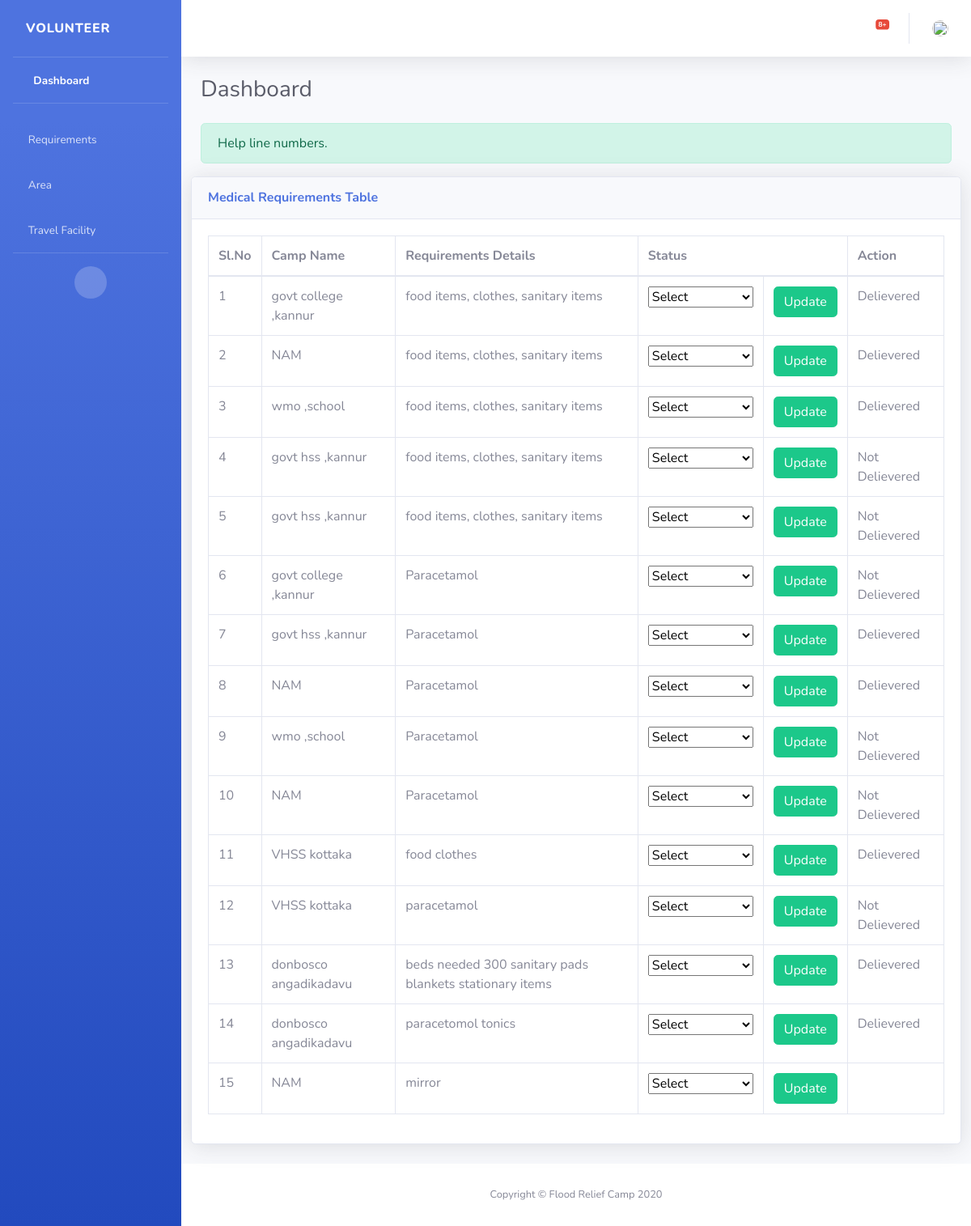
/volunteer_update_req_status, run on the app's committed database.
### app1/models.py (models this page shows)
class requirement_table(models.Model):
    camp_name=models.CharField(max_length=250)
    requirements_details=models.CharField(max_length=1000)
    requirement_type=models.CharField(max_length=250)
    status=models.CharField(max_length=250)

### app1/views.py (the view)
# urls.py: path('volunteer_update_req_status',views.update_req_status,name='req_update_status'),
def update_req_status(request):
    obj=requirement_table.objects.all()
    req_id=request.POST.get("id")
    obj1=requirement_table.objects.filter(status='').order_by('-id')
    obj2=camp_details.objects.all().order_by('-id')
    count=0
    for x in obj1:
        count=count+1
    for y in obj2:
        count=count+1
    try:
        update_obj=requirement_table.objects.get(id=req_id)
    except requirement_table.DoesNotExist:
        update_obj=None
    if request.method == 'POST':
       status_update=request.POST.get("update")
       update_obj.status=status_update
       update_obj.save()
    return render(request,'volunteer_view_requirement_updates.html',{'requirements':obj,'camp':obj2,'requirement':obj1,'count':count})

### app1/templates/volunteer_view_requirement_updates.html (shortened to what this page needs)
<!DOCTYPE html>
<html lang="en">
{% load static %}
<head>
    <link href="{% static "vendor/fontawesome-free/css/all.min.css"%}"" rel="stylesheet" type="text/css">
    <link href="{% static "css/sb-admin-2.min.css"%}"" rel="stylesheet">
</head>
<body id="page-top">
    <div id="wrapper">
        <ul class="navbar-nav bg-gradient-primary sidebar sidebar-dark accordion " id="accordionSidebar">
            <a class="sidebar-brand d-flex align-items-center justify-left" href="{% url 'volunteer_dashboard' %}">
                <div class="sidebar-brand-text mx-3">Volunteer </div>
            </a>
            <hr class="sidebar-divider my-0">
            <li class="nav-item active">
                <a class="nav-link" href="{% url 'volunteer_dashboard' %}">
                    <i class="fas fa-fw fa-tachometer-alt"></i>
                    <span>Dashboard</span></a>
            </li>
            <hr class="sidebar-divider">
            <li class="nav-item">
                <a class="nav-link collapsed" href="#" data-toggle="collapse" data-target="#collapseUtilities1"
                    aria-expanded="true" aria-controls="collapseUtilities1">
                    <i class="fas fa-truck"></i>
                    <span>Requirements</span>
                </a>
            </li>
            <li class="nav-item">
                <a class="nav-link collapsed" href="#" data-toggle="collapse" data-target="#collapseUtilities3"
                    aria-expanded="true" aria-controls="collapseUtilities3" >
                    <i class="fas fa-map-marker-alt"></i>
                    <span>Area</span>
                </a>
            </li>
            <li class="nav-item">
                <a class="nav-link collapsed" href="#" data-toggle="collapse" data-target="#collapseUtilities2"
                    aria-expanded="true" aria-controls="collapseUtilities2" >
                    <i class="fas fa-car-side"></i>
                    <span>Travel Facility</span>
                </a>
            </li>
            <hr class="sidebar-divider d-none d-md-block">
            <div class="text-center d-none d-md-inline">
                <button class="rounded-circle border-0" id="sidebarToggle"></button>
            </div>
        </ul>
        <div id="content-wrapper" class="d-flex flex-column">
            <div id="content">
                <nav class="navbar navbar-expand navbar-light bg-white topbar mb-4 static-top shadow">
                    <ul class="navbar-nav ml-auto">
                        <li class="nav-item dropdown no-arrow mx-1">
                            <a class="nav-link dropdown-toggle" href="#" id="alertsDropdown" role="button"
                                data-toggle="dropdown" aria-haspopup="true" aria-expanded="false">
                                <i class="fas fa-bell fa-fw"></i>
                                <span class="badge badge-danger badge-counter">{{count}}+</span>
                            </a>
                        </li>
                        <li class="nav-item dropdown no-arrow">
                            <a class="nav-link dropdown-toggle" href="#" id="userDropdown" role="button"
                                data-toggle="dropdown" aria-haspopup="true" aria-expanded="false">
                                <img class="img-profile rounded-circle"
                                    src="{% static "images/profileicon.png"%}"" style="width: 20px; height:20px;">
                            </a>
                        </li>
                    </ul>
                </nav>
                <div class="container-fluid">
                    <div class="d-sm-flex align-items-center justify-content-between mb-4">
                        <h1 class="h3 mb-0 text-gray-800">Dashboard</h1>
                    </div>
                    <div class="alert alert-success" role="alert">
                        Help line numbers.
                      </div>
                    <div class="row">
                        <div class="card shadow mb-4">
                            <div class="card-header py-3">
                                <h6 class="m-0 font-weight-bold text-primary"> Medical Requirements Table</h6>
                            </div>
                            <div class="card-body">
                                <div class="table-responsive">
                                    <table class="table table-bordered" id="dataTable" width="100%" cellspacing="0">
                                        <thead>
                                            <tr>
                                                <th>Sl.No</th>
                                                <th>Camp Name</th>
                                                <th>Requirements Details</th>
                                                <th colspan="2">Status</th>
                                                <th >Action </th>
                                            </tr>
                                        </thead>
                                        <tbody>
                                            {% for x in requirements %}
                                            <tr>
                                                <td>{{forloop.counter|add:0}}</td>
                                                <td>{{x.camp_name}}</td>
                                                <td>{{x.requirements_details}}</td>
                                                <form action="" method="POST">
                                                <td><select name="update" id="">
                                                    <option > Select </option>
                                                </select>
                                                </td>
                                                <td><button type="submit"  class="btn btn-success" name="id" value="{{x.id}}">Update</button> </td>
                                            </form>
                                                <td>{{x.status}}</td>
                                            </tr>
                                           {% endfor %}
                                        </tbody>
                                    </table>
                                </div>
                            </div>
                        </div>
                    </div>
                </div>
            </div>
            <footer class="sticky-footer bg-white">
                <div class="container my-auto">
                    <div class="copyright text-center my-auto">
                        <span>Copyright &copy; Flood Relief Camp 2020</span>
                    </div>
                </div>
            </footer>
        </div>
    </div>
</body>
</html>

### data on the page
requirement_table: camp_name "govt college ,kannur", requirements_details "food items, clothes, sanitary items", {{ x.id }} 28 (drawn), status "Delievered"
requirement_table: camp_name "NAM", requirements_details "food items, clothes, sanitary items", {{ x.id }} 29 (drawn), status "Delievered"
requirement_table: camp_name "wmo ,school", requirements_details "food items, clothes, sanitary items", {{ x.id }} 30 (drawn), status "Delievered"
requirement_table: camp_name "govt hss ,kannur", requirements_details "food items, clothes, sanitary items", {{ x.id }} 31 (drawn), status "Not Delievered"
requirement_table: camp_name "govt hss ,kannur", requirements_details "food items, clothes, sanitary items", {{ x.id }} 32 (drawn), status "Not Delievered"
requirement_table: camp_name "govt college ,kannur", requirements_details "Paracetamol", {{ x.id }} 33 (drawn), status "Not Delievered"
requirement_table: camp_name "govt hss ,kannur", requirements_details "Paracetamol", {{ x.id }} 34 (drawn), status "Delievered"
requirement_table: camp_name "NAM", requirements_details "Paracetamol", {{ x.id }} 35 (drawn), status "Delievered"
requirement_table: camp_name "wmo ,school", requirements_details "Paracetamol", {{ x.id }} 36 (drawn), status "Not Delievered"
requirement_table: camp_name "NAM", requirements_details "Paracetamol", {{ x.id }} 37 (drawn), status "Not Delievered"
requirement_table: camp_name "VHSS kottaka", requirements_details "food clothes", {{ x.id }} 38 (drawn), status "Delievered"
requirement_table: camp_name "VHSS kottaka", requirements_details "paracetamol", {{ x.id }} 39 (drawn), status "Not Delievered"
requirement_table: camp_name "donbosco angadikadavu", requirements_details "beds needed 300 sanitary pads blankets stationary items", {{ x.id }} 40 (drawn), status "Delievered"
requirement_table: camp_name "donbosco angadikadavu", requirements_details "paracetomol tonics", {{ x.id }} 41 (drawn), status "Delievered"
requirement_table: camp_name "NAM", requirements_details "mirror", {{ x.id }} 42 (drawn)

### other printed values
{{ count }} "8"
